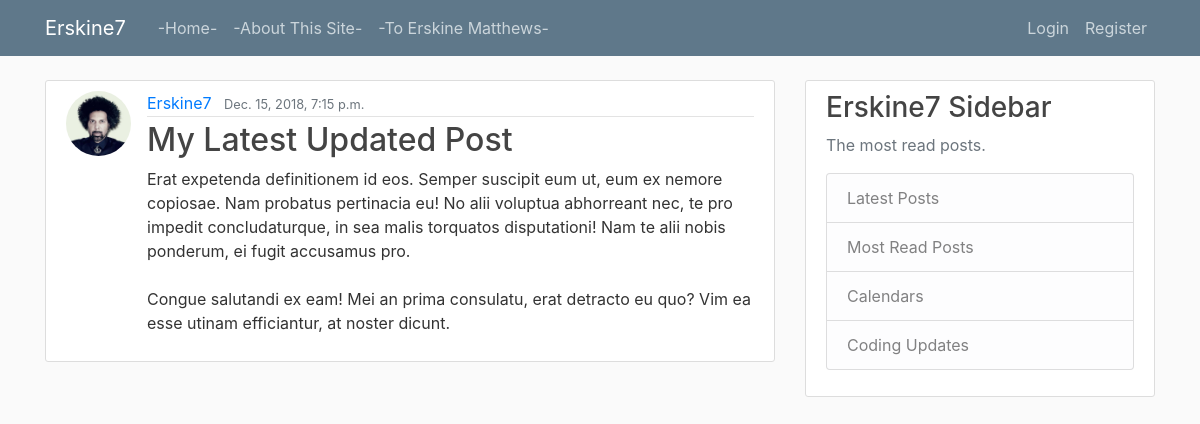
The page /post/30/ on the database its author committed.
### blog/models.py (models this page shows, shortened)
class Post(models.Model):
    title = models.CharField(max_length=100)
    content = models.TextField()
    date_posted = models.DateTimeField(default=timezone.now)
    author = models.ForeignKey(User, on_delete=models.CASCADE)

### users/models.py (models this page shows, shortened)
class Profile(models.Model):
    user = models.OneToOneField(User, on_delete=models.CASCADE)
    image = models.ImageField(default='default.jpg', upload_to='profile_pics')

### blog/views.py (the view)
# urls.py: path('post/<int:pk>/', PostDetailView.as_view(), name='post-detail'),
class PostDetailView(DetailView):
    model = Post

### blog/templates/blog/post_detail.html (shortened to what this page needs)
{% extends "blog/base.html" %}
{% block content %}
    <article class="media content-section">
      <img class="rounded-circle article-img" src="{{ object.author.profile.image.url }}">
      <div class="media-body">
        <div class="article-metadata">
          <a class="mr-2" href="{% url 'user-posts' object.author.username %}">{{ object.author }}</a>
          <small class="text-muted">{{ object.date_posted }}</small>
        </div>
        <h2 class="article-title">{{ object.title }}</h2>
        <p class="article-content">{{ post.content }}</p>
      </div>
    </article>
{% endblock content %}

### blog/static/blog/main.css (style rules this page uses)
body { background: #fafafa; color: #333333; margin-top: 5rem; }
h1, h2, h3, h4, h5, h6 { color: #444444; }
.content-section { background: #ffffff; padding: 10px 20px; border: 1px solid #dddddd; border-radius: 3px; margin-bottom: 20px; }
.article-title { color: #444444; }
.article-content { white-space: pre-line; }
.article-img { height: 65px; width: 65px; margin-right: 16px; }
.article-metadata { padding-bottom: 1px; margin-bottom: 4px; border-bottom: 1px solid #e3e3e3 }

### rows shown on the page
Post: author.profile.image (picture), author "Erskine7", date_posted "Dec. 15, 2018, 7:15 p.m.", title "My Latest Updated Post", content "Erat expetenda definitionem id eos. Semper suscipit eum ut, eum ex nemore copiosae. Nam probatus pertinacia eu! No alii voluptua abhorreant nec, te pro impedit concludaturque, in sea malis torquatos disputationi! Nam te alii nobis ponderum, ei fugit accusamus pro. Congue salutandi ex eam! Mei an prima consulatu, erat detracto eu quo? Vim ea esse utinam efficiantur, at noster dicunt."
